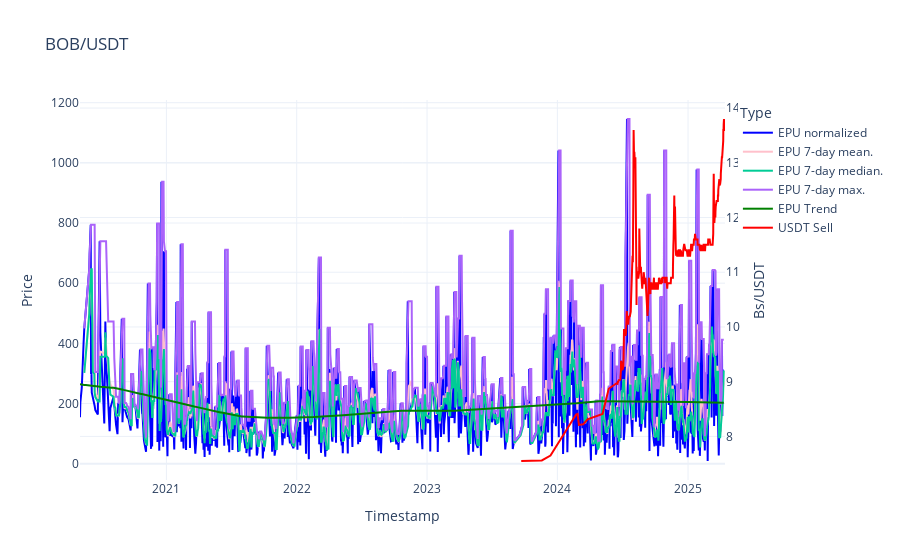

The notebook cell this image was saved under:
### Code cell
fig = go.Figure()
fig.add_trace(go.Scatter(x=epu_day.index, y=epu_day['EPU_index_norm'], mode='lines', name='EPU normalized', line=dict(color='blue')))
fig.add_trace(go.Scatter(x=epu_day.index, y=epu_day['7mean_epu'], mode='lines', name='EPU 7-day mean.', line=dict(color='pink')))
fig.add_trace(go.Scatter(x=epu_day.index, y=epu_day['7median_epu'], mode='lines', name='EPU 7-day median.'))
fig.add_trace(go.Scatter(x=epu_day.index, y=epu_day['7max_epu'], mode='lines', name='EPU 7-day max.'))
fig.add_trace(go.Scatter(x=epu_day.index, y=epu_day['epu_trend_7'], mode='lines', name='EPU Trend', line=dict(color='green')))
fig.add_trace(go.Scatter(x=dolarbo.index, y=dolarbo['venta'], mode='lines', name='USDT Sell', line=dict(color='red'), yaxis='y2'))
fig.update_layout(
    yaxis2=dict(
        title="Bs/USDT",
        overlaying='y',
        side='right'),
    title='BOB/USDT',
    xaxis_title='Timestamp',
    yaxis_title='Price',
    legend_title='Type',
    template='plotly_white'
)

fig.show()

### Figure 1 — Plotly figure (JSON) as saved in the notebook; plotly's stock layout.template omitted (floating-point values rounded to 4 significant figures; data arrays with more than 128 entries replaced by an {"elided": "..."} marker saying what was removed)
{"data": [{"line": {"color": "blue"}, "mode": "lines", "name": "EPU normalized", "type": "scatter", "x": {"elided": "1650 str values"}, "y": {"elided": "1650 float values"}}, {"line": {"color": "pink"}, "mode": "lines", "name": "EPU 7-day mean.", "type": "scatter", "x": {"elided": "1650 str values"}, "y": {"elided": "1650 float values"}}, {"mode": "lines", "name": "EPU 7-day median.", "type": "scatter", "x": {"elided": "1650 str values"}, "y": {"elided": "1650 float values"}}, {"mode": "lines", "name": "EPU 7-day max.", "type": "scatter", "x": {"elided": "1650 str values"}, "y": {"elided": "1650 float values"}}, {"line": {"color": "green"}, "mode": "lines", "name": "EPU Trend", "type": "scatter", "x": {"elided": "1650 str values"}, "y": {"elided": "1650 float values"}}, {"line": {"color": "red"}, "mode": "lines", "name": "USDT Sell", "type": "scatter", "x": {"elided": "538 str values"}, "y": {"elided": "538 float values"}, "yaxis": "y2"}], "layout": {"legend": {"title": {"text": "Type"}}, "title": {"text": "BOB/USDT"}, "xaxis": {"title": {"text": "Timestamp"}}, "yaxis": {"title": {"text": "Price"}}, "yaxis2": {"overlaying": "y", "side": "right", "title": {"text": "Bs/USDT"}}}}
